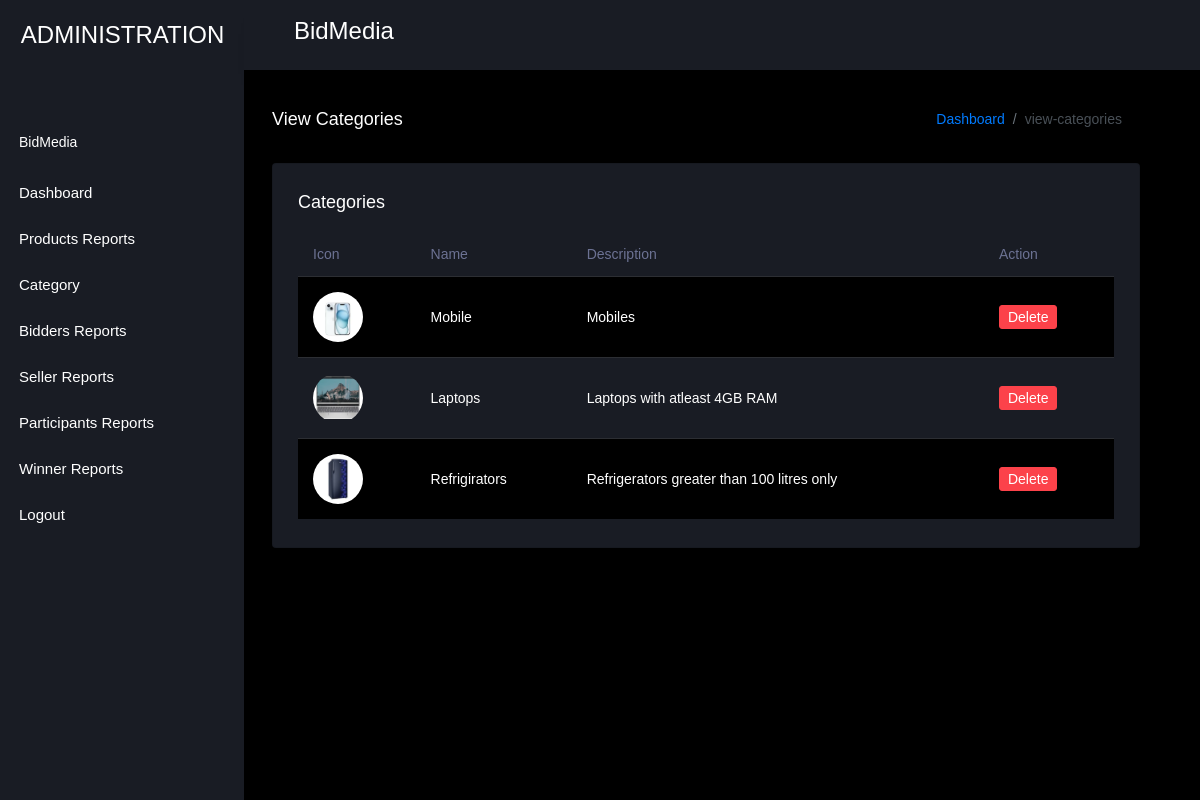
Page /view_category/ on the committed database.
### bid_app/models.py (models this page shows, shortened)
class Category(models.Model):
    name = models.CharField(max_length=100,null=True)
    icon = models.FileField(upload_to='category_icons/', null=True, blank=True)
    description = models.TextField(null=True, blank=True)

### bid_app/views.py (the view)
# urls.py: path('view_category/', View_Category, name="view_category"),
def View_Category(request):
    categories = Category.objects.all()
    return render(request, 'administration/view_category.html', {'categories': categories})

### bid_app/templates/administration/view_category.html (shortened to what this page needs)
{% extends 'administration/index.html' %}
{% load static %}
{% block body %}
<div class="main-panel">
    <div class="content-wrapper">
        <div class="page-header">
            <h3 class="page-title"> View Categories </h3>
            <nav aria-label="breadcrumb">
                <ol class="breadcrumb">
                    <li class="breadcrumb-item"><a href="#">Dashboard</a></li>
                    <li class="breadcrumb-item active" aria-current="page">view-categories</li>
                </ol>
            </nav>
        </div>
        <div class="row">
            <div class="col-lg-12 grid-margin stretch-card">
                <div class="card">
                    <div class="card-body">
                        <h4 class="card-title">Categories</h4>
                        <div class="table-responsive">
                            <table class="table table-striped">
                                <thead>
                                    <tr>
                                        <th>Icon</th>
                                        <th>Name</th>
                                        <th>Description</th>
                                        <th>Action</th>
                                    </tr>
                                </thead>
                                <tbody>
                                    {% for category in categories %}
                                    <tr>
                                        <td>
                                            {% if category.icon %}
                                            <img src="{{ category.icon.url }}" alt="{{ category.name }} icon" style="width: 50px; height: 50px; object-fit: contain;">
                                            {% else %}
                                            <span class="text-muted">No icon</span>
                                            {% endif %}
                                        </td>
                                        <td>{{ category.name }}</td>
                                        <td>
                                            {% if category.description %}
                                            {{ category.description }}
                                            {% else %}
                                            <span class="text-muted">No description</span>
                                            {% endif %}
                                        </td>
                                        <td>
                                            <a href="{% url 'delete_category' category.id %}" class="btn btn-danger btn-sm" onclick="return confirm('Are you sure you want to delete this category?')">Delete</a>
                                        </td>
                                    </tr>
                                    {% empty %}
                                    <tr>
                                        <td colspan="4" class="text-center">No categories found</td>
                                    </tr>
                                    {% endfor %}
                                </tbody>
                            </table>
                        </div>
                    </div>
                </div>
            </div>
        </div>
    </div>
</div>
{% endblock %}

### rows in the picture
Category: icon (picture), name "Mobile", description "Mobiles"
Category: icon (picture), name "Laptops", description "Laptops with atleast 4GB RAM"
Category: icon (picture), name "Refrigirators", description "Refrigerators greater than 100 litres only"
